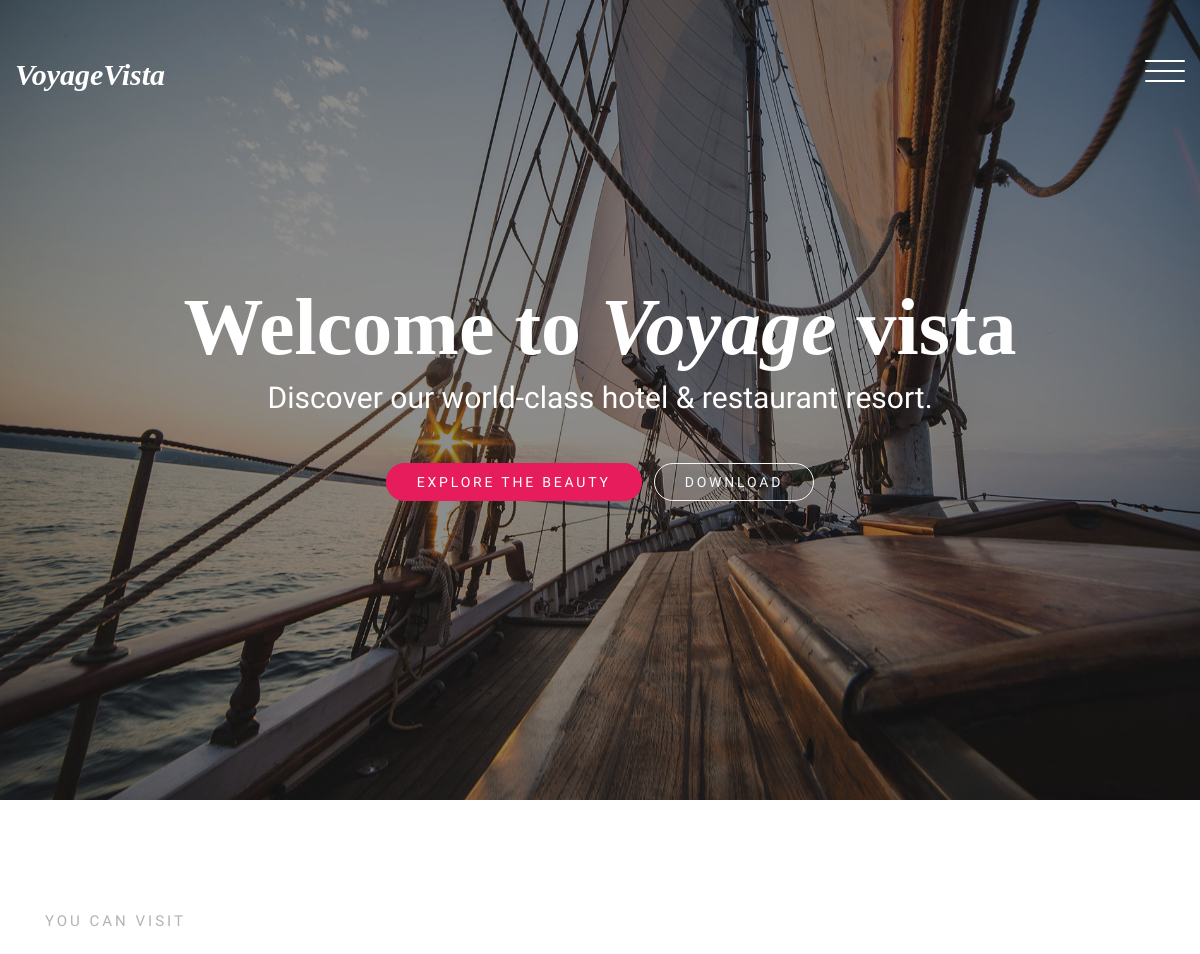
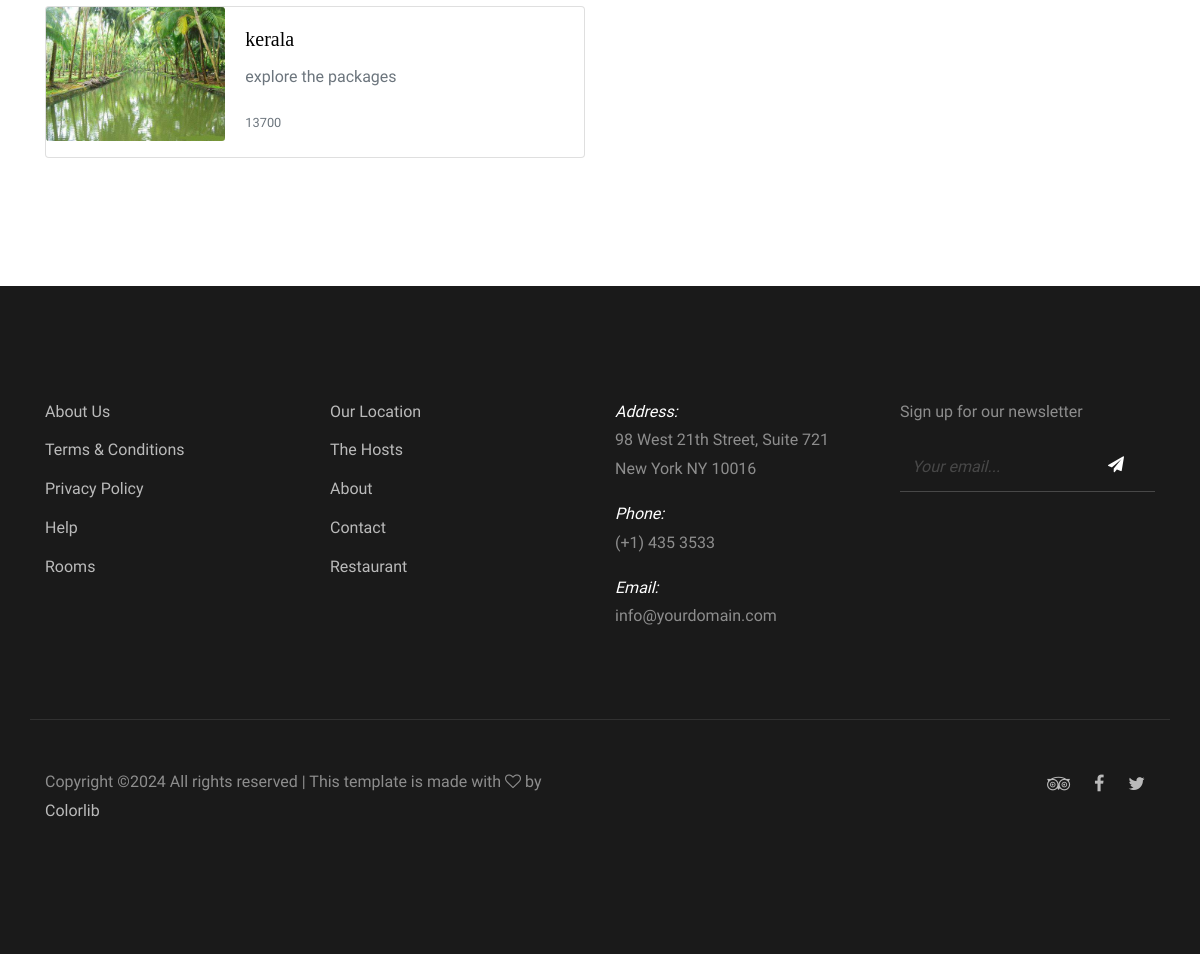
/home/, run on the app's committed database (2 pictures, top to bottom).
### travelapp/models.py (models this page shows, shortened)
class Booking(models.Model):
    pname=models.CharField(max_length=20,primary_key=True)
    amount=models.IntegerField()
    images=models.ImageField(upload_to='travelimages/',blank=True)
    description=models.CharField(max_length=100)

### travelapp/views.py (the view)
# urls.py: 2. Add a URL to urlpatterns:  path('', views.home, name='home')
def home(request):
    packages=Booking.objects.all()
    context={'packages':packages}
    return render(request,'home.html',context)

### travelapp/templates/home.html (shortened to what this page needs)
<!doctype html>
<html lang="en">
  <head>
    <link rel="stylesheet" href="https://cdnjs.cloudflare.com/ajax/libs/font-awesome/5.15.4/css/all.min.css" />
    <link rel="stylesheet" href="../static/css/bootstrap.css">
    <link rel="stylesheet" href="../static/css/animate.css">
    <link rel="stylesheet" href="../static/css/owl.carousel.min.css">
    <link rel="stylesheet" href="../static/css/aos.css">
    <link rel="stylesheet" href="../static/fonts/fonts/ionicons/css/ionicons.min.css">
    <link rel="stylesheet" href="../static/fonts/fonts/fontawesome/css/font-awesome.min.css">
    <link rel="stylesheet" href="../static/css/home.css">
    <link rel="stylesheet" href="../static/css/Button.css">
  </head>
  <body>
    <header class="site-header">
      <div class="container-fluid">
        <div class="row">
          <div class="col-4 site-logo" data-aos="fade"><a href="index.html"><em>VoyageVista</em></a></div>
          <div class="col-8">
            <div class="site-menu-toggle js-site-menu-toggle"  data-aos="fade">
              <span></span>
              <span></span>
              <span></span>
            </div>
          </div>
        </div>
      </div>
    </header>
    <section class="site-hero overlay" style="background-image: url(../static/img/hero_1.jpg)">
      <div class="container">
        <div class="row site-hero-inner justify-content-center align-items-center">
          <div class="col-md-10 text-center">
            <h1 class="heading" data-aos="fade-up">Welcome to <em>Voyage</em> vista</h1>
            <p class="sub-heading mb-5" data-aos="fade-up" data-aos-delay="100">Discover our world-class hotel &amp; restaurant resort.</p>
            <p data-aos="fade-up" data-aos-delay="100"><a href="{% url 'travelapp:search' %}" class="btn uppercase btn-primary mr-md-2 mr-0 mb-3 d-sm-inline d-block">Explore The Beauty</a> <a href="{% url 'travelapp:hotel'%}" class="btn uppercase btn-outline-light d-sm-inline d-block">Download</a></p>
          </div>
        </div>
      </div>
    </section>
    <section class="section visit-section">
      <div class="container">
        <div class="row">
          <div class="col-md-12">
            <h2 class="heading" data-aos="fade-right">You Can Visit</h2>
          </div>
        </div>
        <div class="card mb-3" style="max-width: 540px;">
          {% for package in packages %}
          <div class="row no-gutters">
            <div class="col-md-4">
              <a href="{% url 'travelapp:package_details' %}">
                <img src="{{package.images.url}}" class="card-img" style="height: fit-content;" alt="...">
              </a>
            </div>
            <div class="col-md-8">
              <div class="card-body">
                <h5 class="card-title">{{package.pname}}</h5>
                <p class="card-text">{{package.description}}</p>
                <p class="card-text"><small class="text-muted">{{package.amount}}</small></p>
              </div>
            </div>
          </div>
          {% endfor %}
        </div>
    </section>
    <footer class="section footer-section">
      <div class="container">
        <div class="row mb-4">
          <div class="col-md-3 mb-5">
            <ul class="list-unstyled link">
              <li><a href="#">About Us</a></li>
              <li><a href="#">Terms &amp; Conditions</a></li>
              <li><a href="#">Privacy Policy</a></li>
              <li><a href="#">Help</a></li>
             <li><a href="#">Rooms</a></li>
            </ul>
          </div>
          <div class="col-md-3 mb-5">
            <ul class="list-unstyled link">
              <li><a href="#">Our Location</a></li>
              <li><a href="#">The Hosts</a></li>
              <li><a href="#">About</a></li>
              <li><a href="#">Contact</a></li>
              <li><a href="#">Restaurant</a></li>
            </ul>
          </div>
          <div class="col-md-3 mb-5 pr-md-5 contact-info">
            <p><span class="d-block">Address:</span> <span> 98 West 21th Street, Suite 721 New York NY 10016</span></p>
            <p><span class="d-block">Phone:</span> <span> (+1) 435 3533</span></p>
            <p><span class="d-block">Email:</span> <span> info@yourdomain.com</span></p>
          </div>
          <div class="col-md-3 mb-5">
            <p>Sign up for our newsletter</p>
            <form action="#" class="footer-newsletter">
              <div class="form-group">
                <input type="email" class="form-control" placeholder="Your email...">
                <button type="submit" class="btn"><span class="fa fa-paper-plane"></span></button>
              </div>
            </form>
          </div>
        </div>
        <div class="row bordertop pt-5">
          <p class="col-md-6 text-left">
Copyright &copy;<script>document.write(new Date().getFullYear());</script> All rights reserved | This template is made with <i class="fa fa-heart-o" aria-hidden="true"></i> by <a href="https://colorlib.com" target="_blank">Colorlib</a>
</p>
          <p class="col-md-6 text-right social">
            <a href="#"><span class="fa fa-tripadvisor"></span></a>
            <a href="#"><span class="fa fa-facebook"></span></a>
            <a href="#"><span class="fa fa-twitter"></span></a>
          </p>
        </div>
      </div>
    </footer>
  </body>
</html>

### travelapp/static/css/home.css (style rules this page uses)
body { background: #fff; font-family: "Mukta Mahee", arial, sans-serif; font-weight: 200; font-size: 16px; line-height: 1.8; color: #6c757d; }
a { -webkit-transition: .3s all ease; -o-transition: .3s all ease; transition: .3s all ease; text-decoration: none; }
h1, h2, h3, h4, h5 { color: #000; font-family: "Playfair+Display", times, serif; }
.container-fluid { max-width: 1600px; }
.btn { padding-left: 30px; padding-right: 30px; padding-top: 10px; padding-bottom: 10px; border-radius: 50px; }
.btn.uppercase { text-transform: uppercase; font-size: 14px; letter-spacing: .2em; }
.btn, .form-control { outline: none; -webkit-box-shadow: none !important; box-shadow: none !important; }
.form-control { -webkit-box-shadow: none !important; box-shadow: none !important; height: 50px; border-width: 2px; }
.site-header { position: absolute; top: 0; width: 100%; padding: 60px 0; z-index: 2; }
.site-logo a { font-size: 30px; color: #fff; font-weight: bold; line-height: 1; font-family: "Playfair+Display", times, serif; }
.site-hero { background-size: cover; height: 100vh; min-height: 700px; width: 100%; }
.site-hero.overlay:before { background: rgba(0, 0, 0, 0.45); content: ""; position: absolute; height: 100vh; min-height: 700px; top: 0; left: 0; bottom: 0; right: 0; }
.site-hero-inner { height: 100vh; min-height: 700px; }
.site-hero-inner .heading { font-size: 80px; font-family: "Playfair+Display", times, serif; color: #fff; line-height: 1; font-weight: bold; }
.site-hero-inner .sub-heading { font-size: 30px; font-weight: 200; color: #fff; line-height: 1.5; }
.site-menu-toggle { float: right; width: 40px; height: 45px; position: relative; margin: 0px auto; z-index: 200; -webkit-transform: rotate(0deg); -moz-transform: rotate(0deg); -o-transform: rotate(0deg); -ms-transform: rotate(0deg); transform: rotate(0deg); -webkit-transition: .5s ease-in-out; -moz-transition: .5s ease-in-out; -o-transition: .5s ease-in-out; transition: .5s ease-in-out; cursor: pointer; }
.site-menu-toggle span { display: block; position: absolute; height: 2px; width: 100%; background: #fff; border-radius: 9px; opacity: 1; left: 0; -webkit-transform: rotate(0deg); -moz-transform: rotate(0deg); -o-transform: rotate(0deg); -ms-transform: rotate(0deg); transform: rotate(0deg); -webkit-transition: .25s ease-in-out; -moz-transition: .25s ease-in-out; -o-transition: .25s ease-in-out; transition: .25s ease-in-out; }
.site-menu-toggle span:nth-child(1) { top: 0px; }
.site-menu-toggle span:nth-child(2) { top: 10px; }
.site-menu-toggle span:nth-child(3) { top: 20px; }
.section { padding: 7em 0; }
.visit-section .heading { font-size: 15px; text-transform: uppercase; font-family: "Mukta Mahee", arial, sans-serif; color: #b3b3b3; letter-spacing: .2em; margin-bottom: 30px; }
.footer-section { background: #1a1a1a; color: #fff; }
.footer-section a { color: rgba(255, 255, 255, 0.7); }
.footer-section p { color: rgba(255, 255, 255, 0.5); }
.footer-section .bordertop { border-top: 1px solid rgba(255, 255, 255, 0.1); padding-top: 20px; }
.footer-section .contact-info span.d-block { font-style: italic; color: #fff; }
.footer-section .social a { font-size: 18px; padding: 10px; }
.footer-section .link li { margin-bottom: 10px; }
.footer-newsletter .form-group { position: relative; }
.footer-newsletter .form-control { background: none; border: none; border-bottom: 1px solid rgba(255, 255, 255, 0.2); border-radius: 0; color: #fff; }
.footer-newsletter button[type="submit"] { background: none; color: #fff; position: absolute; top: 0; right: 0; }

### data on the page
Booking: images (picture), pname "kerala", description "explore the packages", amount "13700"
